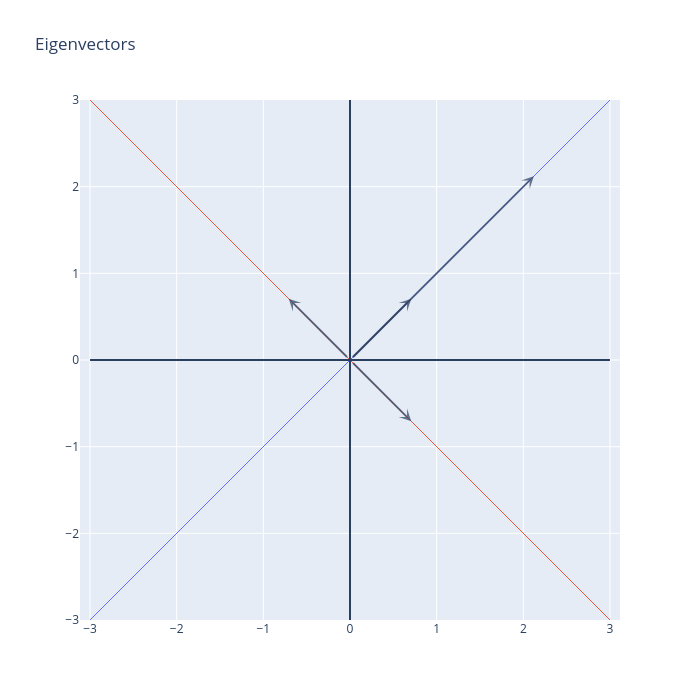

This figure's notebook cell:
### Code cell
A = np.array([[1, 2],
              [2, 1]])

evals, evecs = eig(A)
evecs = [evecs[:, 0], evecs[:, 1]]

xmin, xmax = -3, 3
ymin, ymax = -3, 3

fig = go.Figure()

fig.add_shape(type="line", x0=xmin, y0=0, x1=xmax, y1=0,
              line=dict(width=2))
fig.add_shape(type="line", x0=0, y0=ymin, x1=0, y1=ymax,
              line=dict(width=2))

for v in evecs:
    fig.add_annotation(
        x=v[0], y=v[1],
        ax=0, ay=0,
        xref="x", yref="y",
        axref="x", ayref="y",
        showarrow=True,
        arrowhead=3,
        arrowsize=1,
        arrowwidth=2,
        opacity=0.7
    )

for v in evecs:
    Av = A @ v
    fig.add_annotation(
        x=Av[0], y=Av[1],
        ax=0, ay=0,
        xref="x", yref="y",
        axref="x", ayref="y",
        showarrow=True,
        arrowhead=3,
        arrowsize=1,
        arrowwidth=2,
        opacity=0.7
    )

x_vals = np.linspace(xmin, xmax, 100)

for v in evecs:
    slope = v[1] / v[0]
    fig.add_trace(go.Scatter(
        x=x_vals,
        y=slope * x_vals,
        mode='lines',
        line=dict(width=1),
        showlegend=False
    ))

fig.update_layout(
    title="Eigenvectors ",
    xaxis=dict(range=[xmin, xmax], zeroline=False),
    yaxis=dict(range=[ymin, ymax], zeroline=False),
    width=700,
    height=700
)

fig.update_yaxes(scaleanchor="x", scaleratio=1)

fig.show()

### Figure 1 — Plotly figure (JSON) as saved in the notebook; plotly's stock layout.template omitted (floating-point values rounded to 4 significant figures)
{"data": [{"line": {"width": 1}, "mode": "lines", "showlegend": false, "type": "scatter", "x": [-3.0, -2.939, -2.879, -2.818, -2.758, -2.697, -2.636, -2.576, -2.515, -2.455, -2.394, -2.333, -2.273, -2.212, -2.152, -2.091, -2.03, -1.97, -1.909, -1.848, -1.788, -1.727, -1.667, -1.606, -1.545, -1.485, -1.424, -1.364, -1.303, -1.242, -1.182, -1.121, -1.061, -1.0, -0.9394, -0.8788, -0.8182, -0.7576, -0.697, -0.6364, -0.5758, -0.5152, -0.4545, -0.3939, -0.3333, -0.2727, -0.2121, -0.1515, -0.09091, -0.0303, 0.0303, 0.09091, 0.1515, 0.2121, 0.2727, 0.3333, 0.3939, 0.4545, 0.5152, 0.5758, 0.6364, 0.697, 0.7576, 0.8182, 0.8788, 0.9394, 1.0, 1.061, 1.121, 1.182, 1.242, 1.303, 1.364, 1.424, 1.485, 1.545, 1.606, 1.667, 1.727, 1.788, 1.848, 1.909, 1.97, 2.03, 2.091, 2.152, 2.212, 2.273, 2.333, 2.394, 2.455, 2.515, 2.576, 2.636, 2.697, 2.758, 2.818, 2.879, 2.939, 3.0], "y": [-3.0, -2.939, -2.879, -2.818, -2.758, -2.697, -2.636, -2.576, -2.515, -2.455, -2.394, -2.333, -2.273, -2.212, -2.152, -2.091, -2.03, -1.97, -1.909, -1.848, -1.788, -1.727, -1.667, -1.606, -1.545, -1.485, -1.424, -1.364, -1.303, -1.242, -1.182, -1.121, -1.061, -1.0, -0.9394, -0.8788, -0.8182, -0.7576, -0.697, -0.6364, -0.5758, -0.5152, -0.4545, -0.3939, -0.3333, -0.2727, -0.2121, -0.1515, -0.09091, -0.0303, 0.0303, 0.09091, 0.1515, 0.2121, 0.2727, 0.3333, 0.3939, 0.4545, 0.5152, 0.5758, 0.6364, 0.697, 0.7576, 0.8182, 0.8788, 0.9394, 1.0, 1.061, 1.121, 1.182, 1.242, 1.303, 1.364, 1.424, 1.485, 1.545, 1.606, 1.667, 1.727, 1.788, 1.848, 1.909, 1.97, 2.03, 2.091, 2.152, 2.212, 2.273, 2.333, 2.394, 2.455, 2.515, 2.576, 2.636, 2.697, 2.758, 2.818, 2.879, 2.939, 3.0]}, {"line": {"width": 1}, "mode": "lines", "showlegend": false, "type": "scatter", "x": [-3.0, -2.939, -2.879, -2.818, -2.758, -2.697, -2.636, -2.576, -2.515, -2.455, -2.394, -2.333, -2.273, -2.212, -2.152, -2.091, -2.03, -1.97, -1.909, -1.848, -1.788, -1.727, -1.667, -1.606, -1.545, -1.485, -1.424, -1.364, -1.303, -1.242, -1.182, -1.121, -1.061, -1.0, -0.9394, -0.8788, -0.8182, -0.7576, -0.697, -0.6364, -0.5758, -0.5152, -0.4545, -0.3939, -0.3333, -0.2727, -0.2121, -0.1515, -0.09091, -0.0303, 0.0303, 0.09091, 0.1515, 0.2121, 0.2727, 0.3333, 0.3939, 0.4545, 0.5152, 0.5758, 0.6364, 0.697, 0.7576, 0.8182, 0.8788, 0.9394, 1.0, 1.061, 1.121, 1.182, 1.242, 1.303, 1.364, 1.424, 1.485, 1.545, 1.606, 1.667, 1.727, 1.788, 1.848, 1.909, 1.97, 2.03, 2.091, 2.152, 2.212, 2.273, 2.333, 2.394, 2.455, 2.515, 2.576, 2.636, 2.697, 2.758, 2.818, 2.879, 2.939, 3.0], "y": [3.0, 2.939, 2.879, 2.818, 2.758, 2.697, 2.636, 2.576, 2.515, 2.455, 2.394, 2.333, 2.273, 2.212, 2.152, 2.091, 2.03, 1.97, 1.909, 1.848, 1.788, 1.727, 1.667, 1.606, 1.545, 1.485, 1.424, 1.364, 1.303, 1.242, 1.182, 1.121, 1.061, 1.0, 0.9394, 0.8788, 0.8182, 0.7576, 0.697, 0.6364, 0.5758, 0.5152, 0.4545, 0.3939, 0.3333, 0.2727, 0.2121, 0.1515, 0.09091, 0.0303, -0.0303, -0.09091, -0.1515, -0.2121, -0.2727, -0.3333, -0.3939, -0.4545, -0.5152, -0.5758, -0.6364, -0.697, -0.7576, -0.8182, -0.8788, -0.9394, -1.0, -1.061, -1.121, -1.182, -1.242, -1.303, -1.364, -1.424, -1.485, -1.545, -1.606, -1.667, -1.727, -1.788, -1.848, -1.909, -1.97, -2.03, -2.091, -2.152, -2.212, -2.273, -2.333, -2.394, -2.455, -2.515, -2.576, -2.636, -2.697, -2.758, -2.818, -2.879, -2.939, -3.0]}], "layout": {"annotations": [{"arrowhead": 3, "arrowsize": 1, "arrowwidth": 2, "ax": 0, "axref": "x", "ay": 0, "ayref": "y", "opacity": 0.7, "showarrow": true, "x": 0.7071, "xref": "x", "y": 0.7071, "yref": "y"}, {"arrowhead": 3, "arrowsize": 1, "arrowwidth": 2, "ax": 0, "axref": "x", "ay": 0, "ayref": "y", "opacity": 0.7, "showarrow": true, "x": -0.7071, "xref": "x", "y": 0.7071, "yref": "y"}, {"arrowhead": 3, "arrowsize": 1, "arrowwidth": 2, "ax": 0, "axref": "x", "ay": 0, "ayref": "y", "opacity": 0.7, "showarrow": true, "x": 2.121, "xref": "x", "y": 2.121, "yref": "y"}, {"arrowhead": 3, "arrowsize": 1, "arrowwidth": 2, "ax": 0, "axref": "x", "ay": 0, "ayref": "y", "opacity": 0.7, "showarrow": true, "x": 0.7071, "xref": "x", "y": -0.7071, "yref": "y"}], "height": 700, "shapes": [{"line": {"width": 2}, "type": "line", "x0": -3, "x1": 3, "y0": 0, "y1": 0}, {"line": {"width": 2}, "type": "line", "x0": 0, "x1": 0, "y0": -3, "y1": 3}], "title": {"text": "Eigenvectors "}, "width": 700, "xaxis": {"range": [-3, 3], "zeroline": false}, "yaxis": {"range": [-3, 3], "scaleanchor": "x", "scaleratio": 1, "zeroline": false}}}
